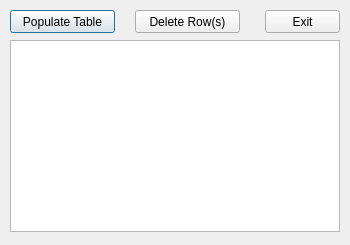
<?xml version="1.0" encoding="UTF-8"?>
<ui version="4.0">
 <class>Dialog</class>
 <widget class="QDialog" name="Dialog">
  <property name="geometry">
   <rect>
    <x>0</x>
    <y>0</y>
    <width>350</width>
    <height>245</height>
   </rect>
  </property>
  <property name="windowTitle">
   <string>Dialog</string>
  </property>
  <widget class="QPushButton" name="btnPopulate">
   <property name="geometry">
    <rect>
     <x>10</x>
     <y>10</y>
     <width>105</width>
     <height>23</height>
    </rect>
   </property>
   <property name="text">
    <string>Populate Table</string>
   </property>
   <property name="icon">
    <iconset>
     <normaloff>images/gear.png</normaloff>images/gear.png</iconset>
   </property>
  </widget>
  <widget class="QPushButton" name="btnDelete">
   <property name="geometry">
    <rect>
     <x>135</x>
     <y>10</y>
     <width>105</width>
     <height>23</height>
    </rect>
   </property>
   <property name="text">
    <string>Delete Row(s)</string>
   </property>
   <property name="icon">
    <iconset>
     <normaloff>images/cross.png</normaloff>images/cross.png</iconset>
   </property>
  </widget>
  <widget class="QTableView" name="tableView">
   <property name="geometry">
    <rect>
     <x>10</x>
     <y>40</y>
     <width>330</width>
     <height>192</height>
    </rect>
   </property>
   <property name="selectionBehavior">
    <enum>QAbstractItemView::SelectRows</enum>
   </property>
  </widget>
  <widget class="QPushButton" name="btnExit">
   <property name="geometry">
    <rect>
     <x>265</x>
     <y>10</y>
     <width>75</width>
     <height>23</height>
    </rect>
   </property>
   <property name="text">
    <string>Exit</string>
   </property>
   <property name="icon">
    <iconset>
     <normaloff>images/door-open-out.png</normaloff>images/door-open-out.png</iconset>
   </property>
  </widget>
 </widget>
 <resources/>
 <connections/>
</ui>
